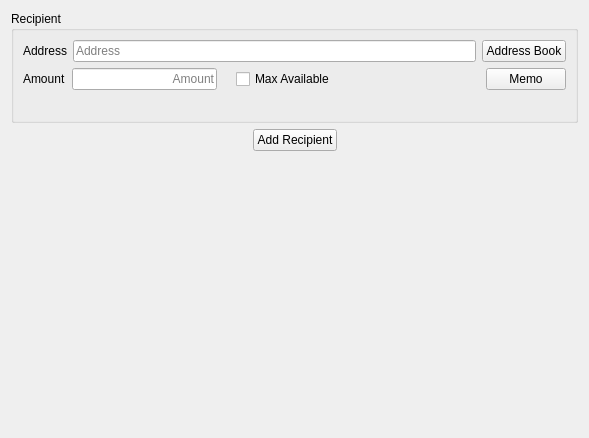
             <widget class="QWidget" name="sendToWidgets">
              <property name="geometry">
               <rect>
                <x>0</x>
                <y>0</y>
                <width>589</width>
                <height>438</height>
               </rect>
              </property>
              <layout class="QVBoxLayout" name="sendToLayout">
               <item>
                <widget class="QGroupBox" name="verticalGroupBox">
                 <property name="title">
                  <string>Recipient</string>
                 </property>
                 <layout class="QVBoxLayout" name="sendAddressLayout">
                  <item>
                   <layout class="QHBoxLayout" name="horizontalLayout_12">
                    <item>
                     <widget class="QLabel" name="label_4">
                      <property name="text">
                       <string>Address</string>
                      </property>
                     </widget>
                    </item>
                    <item>
                     <widget class="QLineEdit" name="Address1">
                      <property name="placeholderText">
                       <string>Address</string>
                      </property>
                     </widget>
                    </item>
                    <item>
                     <widget class="QPushButton" name="AddressBook1">
                      <property name="text">
                       <string>Address Book</string>
                      </property>
                     </widget>
                    </item>
                   </layout>
                  </item>
                  <item>
                   <layout class="QHBoxLayout" name="horizontalLayout_13">
                    <item>
                     <widget class="QLabel" name="label_6">
                      <property name="text">
                       <string>Amount</string>
                      </property>
                     </widget>
                    </item>
                    <item>
                     <widget class="QLineEdit" name="Amount1">
                      <property name="baseSize">
                       <size>
                        <width>200</width>
                        <height>0</height>
                       </size>
                      </property>
                      <property name="alignment">
                       <set>Qt::AlignRight|Qt::AlignTrailing|Qt::AlignVCenter</set>
                      </property>
                      <property name="placeholderText">
                       <string>Amount</string>
                      </property>
                     </widget>
                    </item>
                    <item>
                     <widget class="QLabel" name="AmtUSD1">
                      <property name="text">
                       <string/>
                      </property>
                     </widget>
                    </item>
                    <item>
                     <widget class="QCheckBox" name="Max1">
                      <property name="text">
                       <string>Max Available</string>
                      </property>
                     </widget>
                    </item>
                    <item>
                     <spacer name="horizontalSpacer_4">
                      <property name="orientation">
                       <enum>Qt::Horizontal</enum>
                      </property>
                      <property name="sizeHint" stdset="0">
                       <size>
                        <width>40</width>
                        <height>20</height>
                       </size>
                      </property>
                     </spacer>
                    </item>
                    <item>
                     <widget class="QPushButton" name="MemoBtn1">
                      <property name="enabled">
                       <bool>true</bool>
                      </property>
                      <property name="toolTip">
                       <string/>
                      </property>
                      <property name="text">
                       <string>Memo</string>
                      </property>
                     </widget>
                    </item>
                   </layout>
                  </item>
                  <item>
                   <widget class="QLabel" name="MemoTxt1">
                    <property name="font">
                     <font>
                      <pointsize>10</pointsize>
                     </font>
                    </property>
                    <property name="text">
                     <string/>
                    </property>
                    <property name="wordWrap">
                     <bool>true</bool>
                    </property>
                   </widget>
                  </item>
                 </layout>
                </widget>
               </item>
               <item>
                <layout class="QHBoxLayout" name="horizontalLayout_7">
                 <item>
                  <spacer name="horizontalSpacer_2">
                   <property name="orientation">
                    <enum>Qt::Horizontal</enum>
                   </property>
                   <property name="sizeHint" stdset="0">
                    <size>
                     <width>40</width>
                     <height>20</height>
                    </size>
                   </property>
                  </spacer>
                 </item>
                 <item>
                  <widget class="QPushButton" name="addAddressButton">
                   <property name="baseSize">
                    <size>
                     <width>200</width>
                     <height>0</height>
                    </size>
                   </property>
                   <property name="text">
                    <string>Add Recipient</string>
                   </property>
                  </widget>
                 </item>
                 <item>
                  <spacer name="horizontalSpacer_3">
                   <property name="orientation">
                    <enum>Qt::Horizontal</enum>
                   </property>
                   <property name="sizeHint" stdset="0">
                    <size>
                     <width>40</width>
                     <height>20</height>
                    </size>
                   </property>
                  </spacer>
                 </item>
                </layout>
               </item>
               <item>
                <spacer name="verticalSpacer_2">
                 <property name="orientation">
                  <enum>Qt::Vertical</enum>
                 </property>
                 <property name="sizeHint" stdset="0">
                  <size>
                   <width>20</width>
                   <height>40</height>
                  </size>
                 </property>
                </spacer>
               </item>
              </layout>
             </widget>
